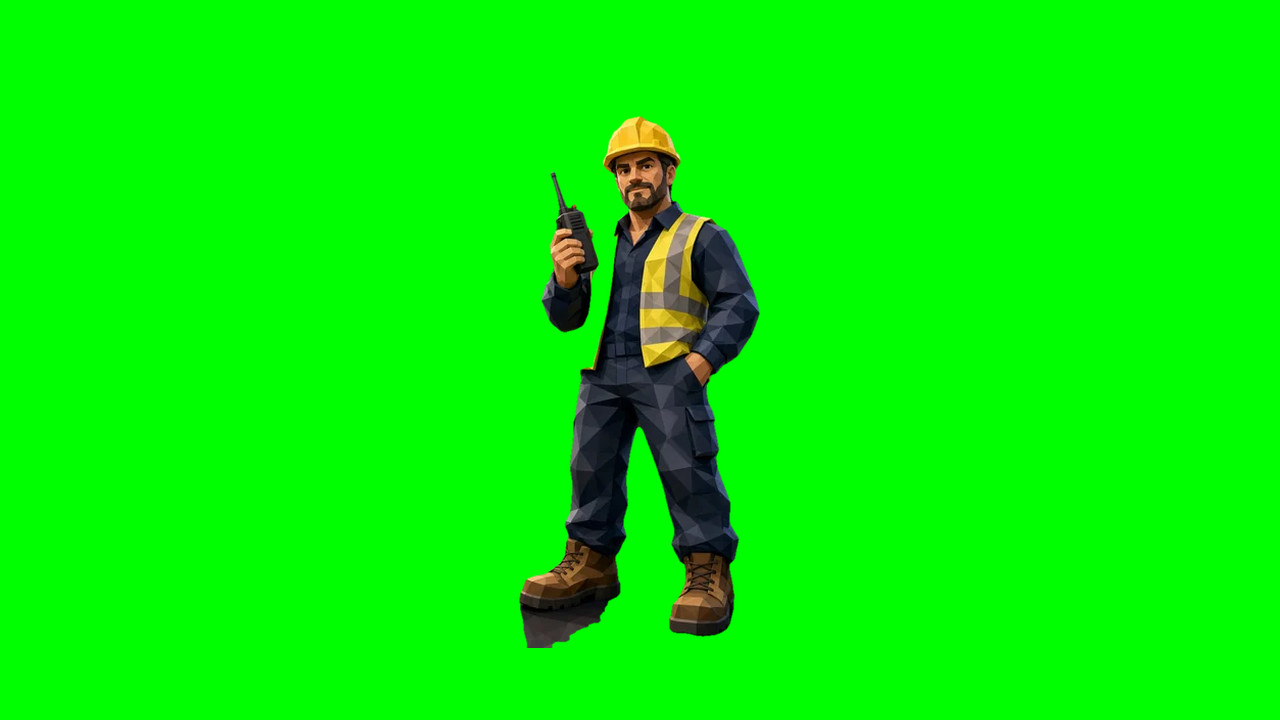
#> input picture tools/art/veo/factory-idle.jpg, 1280 x 720 px
$ python -i video2sheet.py   (imports and definitions only)
#> lines starting #> are read from the running program, lines starting #| are printed output that depends on the picture; after the words box and inside, x2 and y2 are one past the last pixel; in counts of white or black regions, pixels touching at a corner belong together
#!/usr/bin/env python3
"""Biến video nhân vật (tạo bằng Google Flow / Veo, nền xanh lá) thành dải khung hình động cho game.html.

Dùng:
  python3 tools/art/video2sheet.py <video.mp4> <tên_hoạt_cảnh> [--fps 12] [--from 0.5] [--to 2.5]
                                    [--height 520] [--key green|rembg] [--loop] [--out v4/anim]
Ví dụ:
  python3 tools/art/video2sheet.py hotel_attack.mp4 hotel-atk --fps 12 --from 0.4 --to 1.6

Kết quả:
  v4/anim/<tên>.webp   một dải ngang các khung (cùng cỡ ô), nền trong suốt
  v4/anim/<tên>.json   {"fw","fh","n","fps","ax","gy","loop"}  — ax/gy: điểm neo giữa chân, đáy chân (khớp bảng SPRITE)

Cách tách nền:
  --key green  (mặc định) tách phông xanh lá theo màu — nhanh, sạch nếu video quay nền xanh đều (#00FF00)
  --key rembg  dùng mô hình rembg isnet-anime cho từng khung — chậm hơn, dùng khi nền không phải xanh
Tỉ lệ nhân vật giữ cố định theo khung đầu (chân chạm đất ở cùng một dòng), để ghép vào sân đấu không bị nhảy cỡ.
"""
import argparse, json, os, subprocess, sys, tempfile
import numpy as np, cv2
from PIL import Image

ROOT = os.path.abspath(os.path.join(os.path.dirname(__file__), '..', '..'))


# [10 lines left out: function frames_from, not called in this run]


def key_green(rgb):
    hsv = cv2.cvtColor(rgb, cv2.COLOR_RGB2HSV)
#> hsv: shape (720, 1280, 3); mean H, S, V 60.7, 246.1, 242.4
    h, s, v = hsv[..., 0].astype(np.int16), hsv[..., 1].astype(np.int16), hsv[..., 2].astype(np.int16)
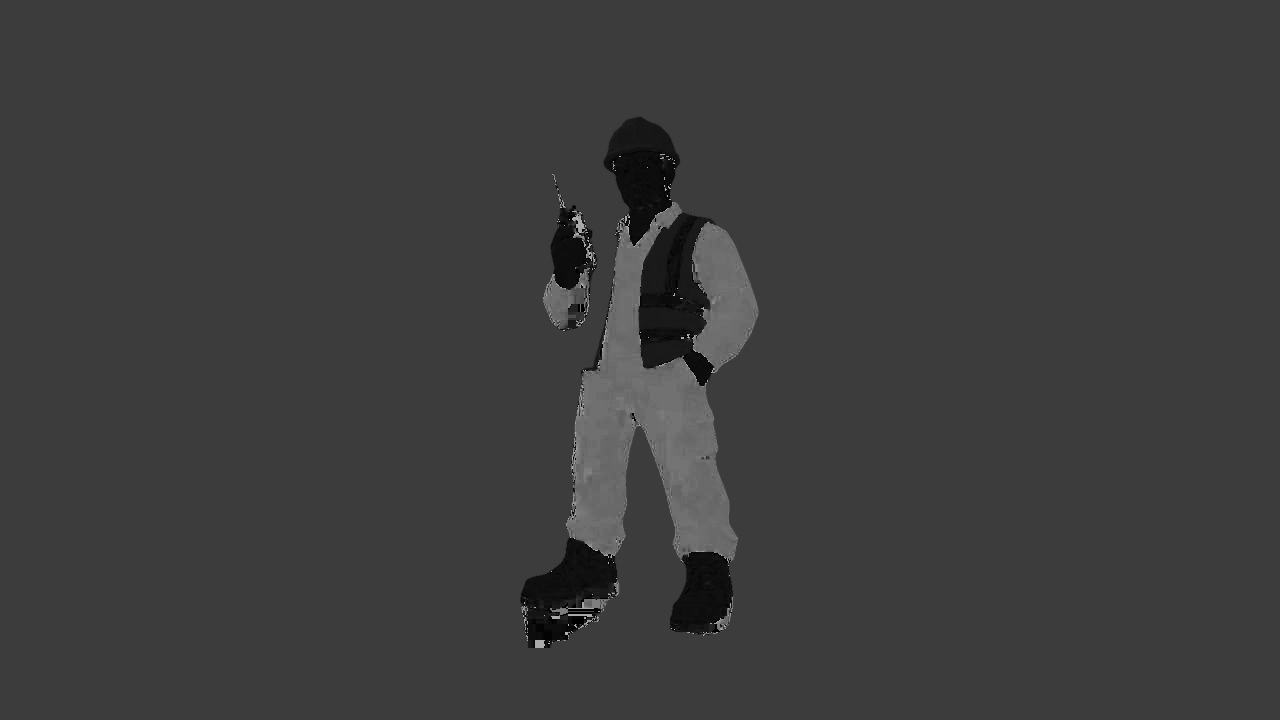
#> h: shape (720, 1280) int16; min 0, max 179, mean 60.7
    g = ((h > 35) & (h < 90) & (s > 70) & (v > 50)).astype(np.uint8)
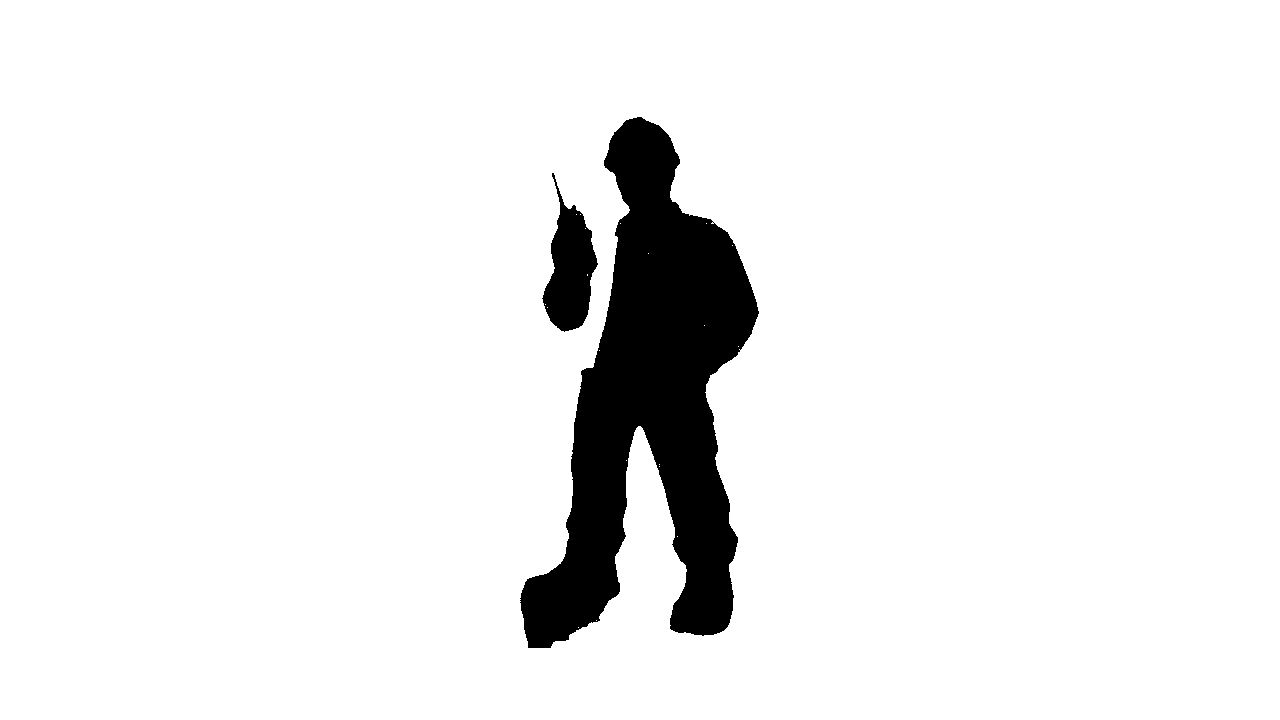
#> g: shape (720, 1280); values 0 (black) and 1 (white), 93.1% white; 2 black regions, box (x1, y1, x2, y2) and area: (520, 117, 759, 648) 59056, (542, 173, 598, 332) 4716
    alpha = (1 - g) * 255
    alpha = cv2.morphologyEx(alpha.astype(np.uint8), cv2.MORPH_OPEN, np.ones((3, 3), np.uint8))
#> alpha: shape (720, 1280); 6.9% white; 2 white regions, box (x1, y1, x2, y2) and area: (521, 117, 759, 648) 59004, (543, 191, 597, 331) 4656
    alpha = cv2.GaussianBlur(cv2.erode(alpha, np.ones((3, 3), np.uint8)), (3, 3), 0)
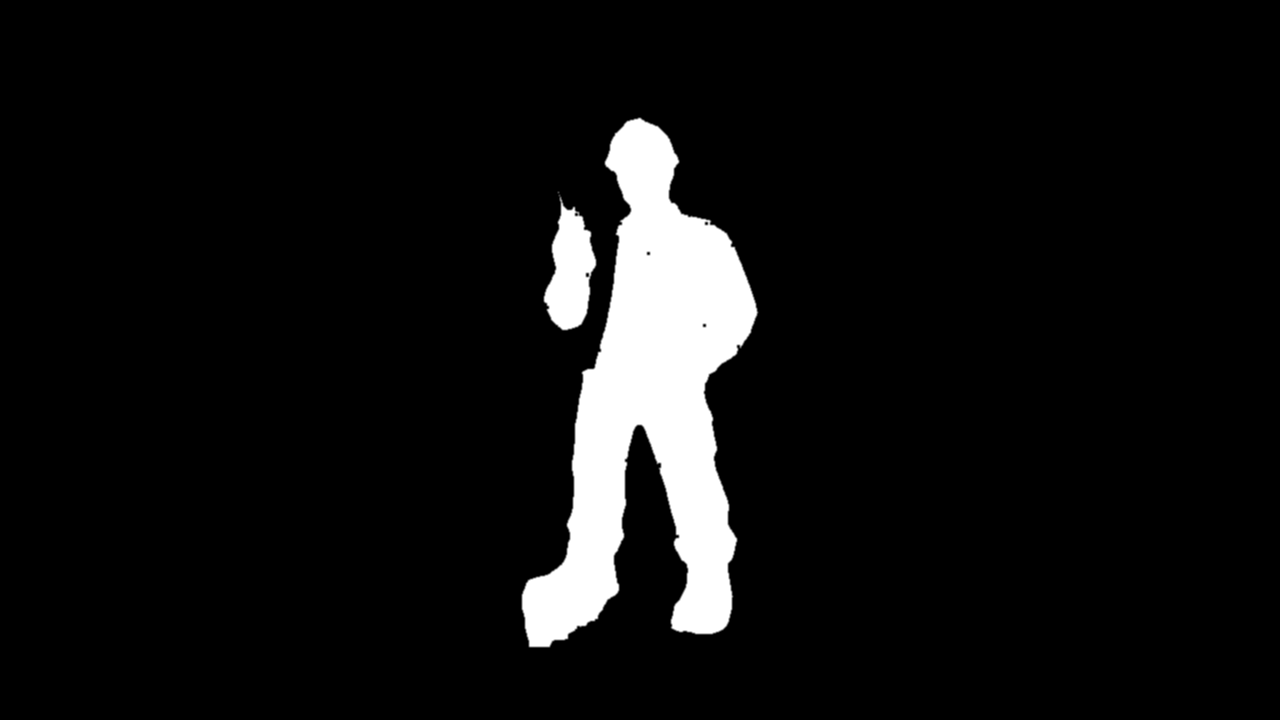
#> alpha: shape (720, 1280); min 0, max 255, mean 16.9
    # khử ánh xanh hắt lên viền (despill)
    out = rgb.astype(np.int16)
    lim = np.maximum(out[..., 0], out[..., 2])
    out[..., 1] = np.minimum(out[..., 1], lim + 12)
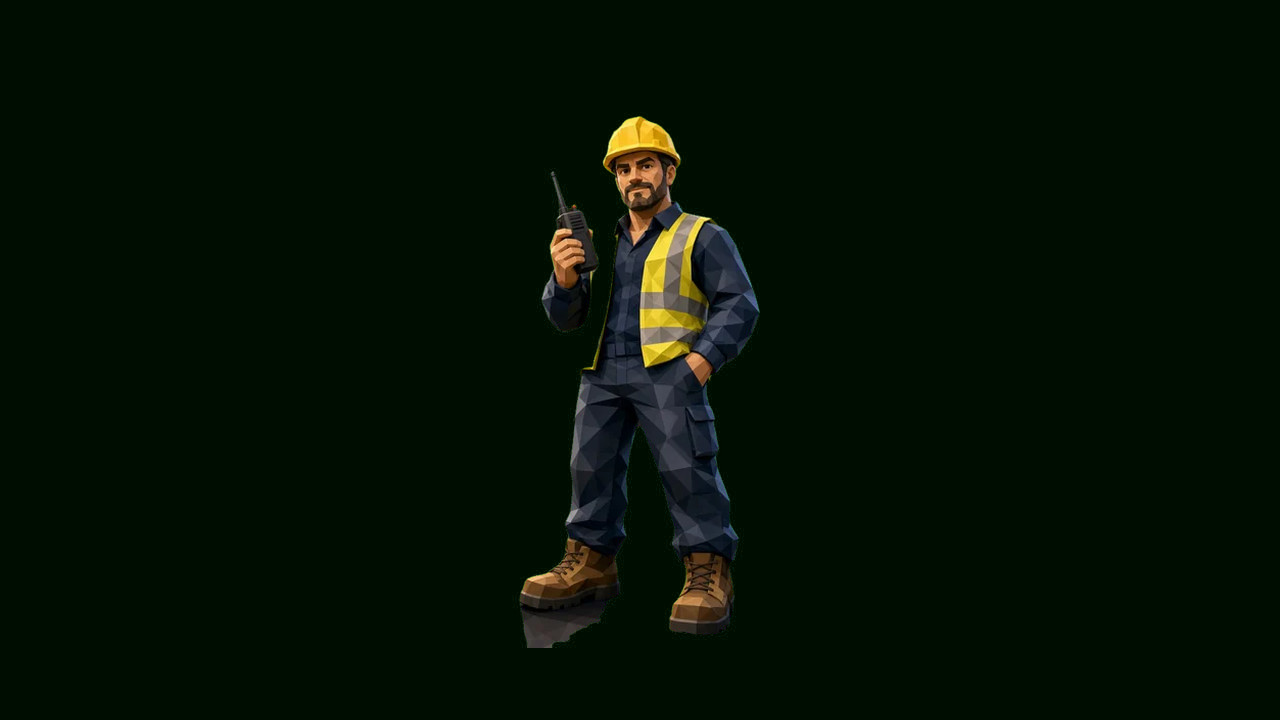
#> out: shape (720, 1280, 3) int16; mean R, G, B 4.8, 16.4, 4.3
    return out.clip(0, 255).astype(np.uint8), alpha


# [63 lines left out: functions key_rembg, keep_main, main, not called in this run]


# [2 lines not run here, left out]

>>> import cv2
>>> picture = cv2.cvtColor(cv2.imread('veo/factory-idle.jpg'), cv2.COLOR_BGR2RGB)
>>> result = key_green(picture)
